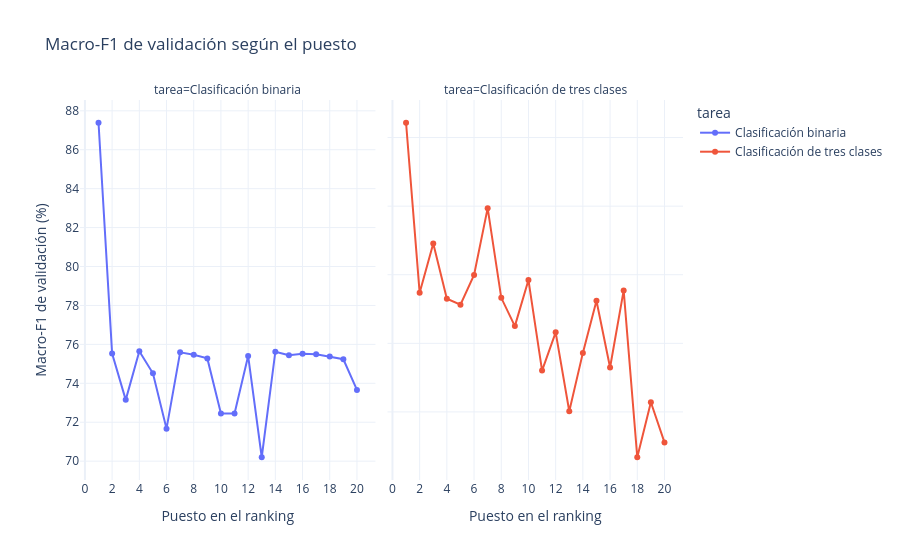

The cell this chart's notebook holds for it:
### Markdown cell above
### Gráfico 9. Macro-F1 de validación a lo largo del ranking

Cada punto muestra el Macro-F1 medio de validación cruzada para una posición del Top 20. Las líneas verticales conectan cada valor con la base del gráfico, lo que permite observar tanto el orden como las distancias entre modelos.

**Hallazgo principal:**  en binaria, el primer modelo destaca frente al grupo que le sigue; en tres clases, los Macro-F1 de los primeros lugares se mantienen en una franja estrecha. Esto refuerza que la primera posición no siempre supone una mejora amplia respecto de las configuraciones siguientes.

### Code cell
rank_data = top20.assign(
    tarea=top20["dataset"].map({
        "binary": "Clasificación binaria",
        "3classes": "Clasificación de tres clases",
    }),
    macro_f1_cv_pct=top20["cv_macro_f1_mean"] * 100,
)

fig = px.line(
    rank_data,
    x="rank",
    y="macro_f1_cv_pct",
    color="tarea",
    facet_col="tarea",
    markers=True,
    title="Macro-F1 de validación según el puesto",
    labels={
        "rank": "Puesto en el ranking",
        "macro_f1_cv_pct": "Macro-F1 de validación (%)",
    },
    template="plotly_white",
)
fig.update_xaxes(dtick=2, matches=None)
fig.update_yaxes(matches=None)
fig.show()

### Figure 1 — Plotly figure (JSON) as saved in the notebook; plotly's stock layout.template omitted (floating-point values rounded to 4 significant figures)
{"data": [{"hovertemplate": "tarea=Clasificación binaria<br>Puesto en el ranking=%{x}<br>Macro-F1 de validación (%)=%{y}<extra></extra>", "legendgroup": "Clasificación binaria", "line": {"color": "#636efa", "dash": "solid"}, "marker": {"symbol": "circle"}, "mode": "lines+markers", "name": "Clasificación binaria", "orientation": "v", "showlegend": true, "type": "scatter", "x": [1, 2, 3, 4, 5, 6, 7, 8, 9, 10, 11, 12, 13, 14, 15, 16, 17, 18, 19, 20], "xaxis": "x", "y": [87.39, 75.53, 73.15, 75.65, 74.51, 71.67, 75.59, 75.46, 75.28, 72.45, 72.45, 75.41, 70.2, 75.62, 75.44, 75.51, 75.49, 75.38, 75.24, 73.66], "yaxis": "y"}, {"hovertemplate": "tarea=Clasificación de tres clases<br>Puesto en el ranking=%{x}<br>Macro-F1 de validación (%)=%{y}<extra></extra>", "legendgroup": "Clasificación de tres clases", "line": {"color": "#EF553B", "dash": "solid"}, "marker": {"symbol": "circle"}, "mode": "lines+markers", "name": "Clasificación de tres clases", "orientation": "v", "showlegend": true, "type": "scatter", "x": [1, 2, 3, 4, 5, 6, 7, 8, 9, 10, 11, 12, 13, 14, 15, 16, 17, 18, 19, 20], "xaxis": "x2", "y": [62.24, 61.75, 61.89, 61.73, 61.71, 61.8, 61.99, 61.73, 61.65, 61.78, 61.52, 61.63, 61.4, 61.57, 61.72, 61.53, 61.75, 61.27, 61.43, 61.31], "yaxis": "y2"}], "layout": {"annotations": [{"font": {}, "showarrow": false, "text": "tarea=Clasificación binaria", "x": 0.245, "xanchor": "center", "xref": "paper", "y": 1, "yanchor": "bottom", "yref": "paper"}, {"font": {}, "showarrow": false, "text": "tarea=Clasificación de tres clases", "x": 0.755, "xanchor": "center", "xref": "paper", "y": 1, "yanchor": "bottom", "yref": "paper"}], "legend": {"title": {"text": "tarea"}, "tracegroupgap": 0}, "title": {"text": "Macro-F1 de validación según el puesto"}, "xaxis": {"anchor": "y", "domain": [0, 0.49], "dtick": 2, "title": {"text": "Puesto en el ranking"}}, "xaxis2": {"anchor": "y2", "domain": [0.51, 1], "dtick": 2, "title": {"text": "Puesto en el ranking"}}, "yaxis": {"anchor": "x", "domain": [0, 1], "title": {"text": "Macro-F1 de validación (%)"}}, "yaxis2": {"anchor": "x2", "domain": [0, 1], "showticklabels": false}}}
